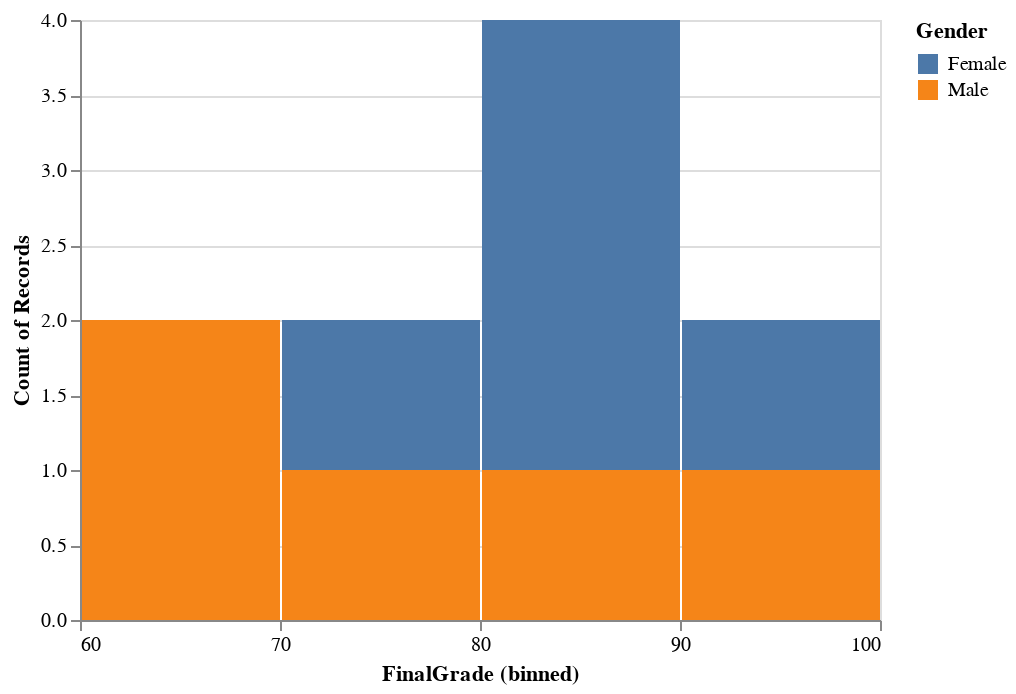

Write notebook code for a chart like this one.
### Code cell
# prompt: con alt.bin Grafique el histograma para el atributo precio agrupando los precios en rangos de 10 y detallando el color del Gender.
# IA
alt.Chart(df).mark_bar().encode(
    alt.X("FinalGrade:Q", bin=alt.Bin(step=10)),
    y='count()',
    color='Gender'
)

### Figure 1 — Vega-Lite specification as saved in the notebook (floating-point values rounded to 4 significant figures)
{"config": {"view": {"continuousWidth": 400, "continuousHeight": 300}}, "data": {"name": "data-83358f34435ed5458ddf4d188b4679f7"}, "mark": "bar", "encoding": {"color": {"field": "Gender", "type": "nominal"}, "x": {"bin": {"step": 10}, "field": "FinalGrade", "type": "quantitative"}, "y": {"aggregate": "count", "type": "quantitative"}}, "$schema": "https://vega.github.io/schema/vega-lite/v4.17.0.json", "datasets": {"data-83358f34435ed5458ddf4d188b4679f7": [{"StudentID": 1, "Name": "John", "Gender": "Male", "AttendanceRate": 85, "StudyHoursPerWeek": 15, "PreviousGrade": 78, "ExtracurricularActivities": 1, "ParentalSupport": "High", "FinalGrade": 80}, {"StudentID": 2, "Name": "Sarah", "Gender": "Female", "AttendanceRate": 90, "StudyHoursPerWeek": 20, "PreviousGrade": 85, "ExtracurricularActivities": 2, "ParentalSupport": "Medium", "FinalGrade": 87}, {"StudentID": 3, "Name": "Alex", "Gender": "Male", "AttendanceRate": 78, "StudyHoursPerWeek": 10, "PreviousGrade": 65, "ExtracurricularActivities": 0, "ParentalSupport": "Low", "FinalGrade": 68}, {"StudentID": 4, "Name": "Michael", "Gender": "Male", "AttendanceRate": 92, "StudyHoursPerWeek": 25, "PreviousGrade": 90, "ExtracurricularActivities": 3, "ParentalSupport": "High", "FinalGrade": 92}, {"StudentID": 5, "Name": "Emma", "Gender": "Female", "AttendanceRate": 88, "StudyHoursPerWeek": 18, "PreviousGrade": 82, "ExtracurricularActivities": 2, "ParentalSupport": "Medium", "FinalGrade": 85}, {"StudentID": 6, "Name": "Olivia", "Gender": "Female", "AttendanceRate": 95, "StudyHoursPerWeek": 30, "PreviousGrade": 88, "ExtracurricularActivities": 1, "ParentalSupport": "High", "FinalGrade": 90}, {"StudentID": 7, "Name": "Daniel", "Gender": "Male", "AttendanceRate": 70, "StudyHoursPerWeek": 8, "PreviousGrade": 60, "ExtracurricularActivities": 0, "ParentalSupport": "Low", "FinalGrade": 62}, {"StudentID": 8, "Name": "Sophia", "Gender": "Female", "AttendanceRate": 85, "StudyHoursPerWeek": 17, "PreviousGrade": 77, "ExtracurricularActivities": 1, "ParentalSupport": "Medium", "FinalGrade": 78}, {"StudentID": 9, "Name": "James", "Gender": "Male", "AttendanceRate": 82, "StudyHoursPerWeek": 12, "PreviousGrade": 70, "ExtracurricularActivities": 2, "ParentalSupport": "Low", "FinalGrade": 72}, {"StudentID": 10, "Name": "Isabella", "Gender": "Female", "AttendanceRate": 91, "StudyHoursPerWeek": 22, "PreviousGrade": 86, "ExtracurricularActivities": 3, "ParentalSupport": "High", "FinalGrade": 88}]}}
